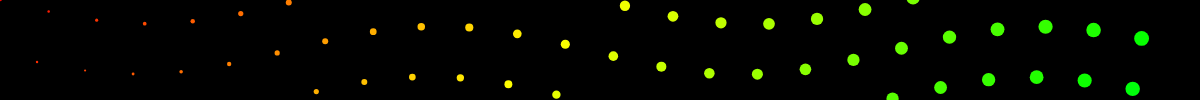
Frame 1 (no input)
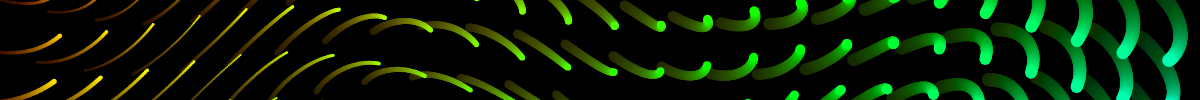
Frame 60 (no input)
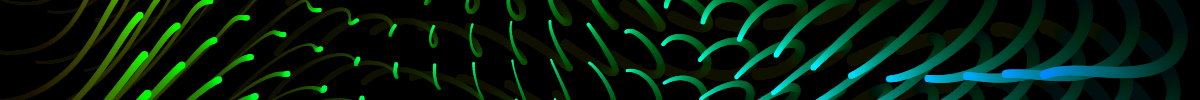
Frame 120 (the mouse pressed at the canvas centre since frame 60)

The p5.js sketch that drew these frames (run headless with seeded random() and noise() and a simulated clock; from frame 60 on, the mouse is pressed at the canvas centre):

// p5.js sketch
// ── sketch.js
p5.disableFriendlyErrors = true;

let width;
let height;
let spacing;
let spacing_shift_amt = 2.5;
let x_amt = 25;
let y_amt = 25;
let render_offset = 0;
let stroke_weight = 15;
let tick_spd = 0.5;
let wiggle_spd = 0.1;
let wiggle_amt = 25;
let hue_speed = 2;
let hue_shift_amt = 0.1;
let x_lag = 0.5;
let y_lag = 0.5;

let tick = 0;
let wave = 0;
let add = 1;

function initParameters() {
	width = document.body.clientWidth;
	height = document.body.clientHeight;
	spacing = Math.max(Math.ceil(width / x_amt), Math.ceil(height / y_amt));
	spacing_shift_amt = spacing * 0.05;
	stroke_weight = spacing * 0.3;
	wiggle_amt = spacing / 2;
}

function setup() {
	initParameters();
	console.log(width, height);
	createCanvas(document.body.clientWidth, document.body.clientHeight);
	frameRate(60);
	background(0);
}

function windowResized() {
	initParameters();
	console.log(width, height);
	resizeCanvas(document.body.clientWidth, document.body.clientHeight);
}

function draw() {
	background(`rgba(0, 0, 0, 0.033)`);
	colorMode(HSB);

	tick += tick_spd;
	add = Math.abs(Math.sin(tick * 0.005)) + 0.25;
	wave += add;

	let spacingX = spacing + Math.sin(tick * 0.02) * spacing_shift_amt;
	let spacingY = spacing + Math.cos(tick * 0.05) * spacing_shift_amt;

	for (let i = 0; i < x_amt; i++) {
		for (let j = 0; j < y_amt; j++) {
			let x =
				i * spacingX +
				Math.sin(wave * wiggle_spd - j * x_lag) * wiggle_amt +
				render_offset;
			let y =
				j * spacingY +
				Math.sin(wave * wiggle_spd + i * y_lag) * wiggle_amt +
				render_offset;

			x -= width / 2;
			y -= height / 2;
			let rotX = x * Math.cos(tick * 0.012) - y * Math.sin(wave * 0.002);
			let rotY = x * Math.sin(wave * 0.003) + y * Math.cos(tick * 0.01);
			x = rotX + width / 2;
			y = rotY + height / 2;

			strokeWeight(
				stroke_weight * Math.abs(Math.sin((wave * 10 - x + y) * 0.001)) + 2
			);
			stroke((wave * hue_speed + (x + y) * hue_shift_amt) % 360, 100, 100);
			point(x, y);
		}
	}
}
